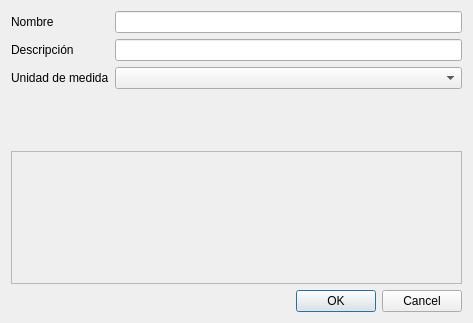
<?xml version="1.0" encoding="UTF-8"?>
<ui version="4.0">
 <class>dlgMaterialEditor</class>
 <widget class="QDialog" name="dlgMaterialEditor">
  <property name="geometry">
   <rect>
    <x>0</x>
    <y>0</y>
    <width>473</width>
    <height>323</height>
   </rect>
  </property>
  <property name="windowTitle">
   <string>Dialog</string>
  </property>
  <layout class="QVBoxLayout" name="verticalLayout">
   <item>
    <layout class="QFormLayout" name="formLayout">
     <item row="0" column="0">
      <widget class="QLabel" name="label">
       <property name="text">
        <string>Nombre</string>
       </property>
       <property name="buddy">
        <cstring>txtName</cstring>
       </property>
      </widget>
     </item>
     <item row="0" column="1">
      <widget class="QLineEdit" name="txtName"/>
     </item>
     <item row="1" column="0">
      <widget class="QLabel" name="label_2">
       <property name="text">
        <string>Descripción</string>
       </property>
       <property name="buddy">
        <cstring>txtDescription</cstring>
       </property>
      </widget>
     </item>
     <item row="1" column="1">
      <widget class="QLineEdit" name="txtDescription"/>
     </item>
     <item row="2" column="0">
      <widget class="QLabel" name="label_3">
       <property name="text">
        <string>Unidad de medida</string>
       </property>
       <property name="buddy">
        <cstring>cboUnit</cstring>
       </property>
      </widget>
     </item>
     <item row="2" column="1">
      <widget class="QComboBox" name="cboUnit"/>
     </item>
    </layout>
   </item>
   <item>
    <widget class="QFrame" name="frame">
     <property name="frameShape">
      <enum>QFrame::StyledPanel</enum>
     </property>
     <property name="frameShadow">
      <enum>QFrame::Raised</enum>
     </property>
     <layout class="QVBoxLayout" name="verticalLayout_3"/>
    </widget>
   </item>
   <item>
    <widget class="QDialogButtonBox" name="buttonBox">
     <property name="orientation">
      <enum>Qt::Horizontal</enum>
     </property>
     <property name="standardButtons">
      <set>QDialogButtonBox::Cancel|QDialogButtonBox::Ok</set>
     </property>
    </widget>
   </item>
  </layout>
 </widget>
 <resources/>
 <connections>
  <connection>
   <sender>buttonBox</sender>
   <signal>accepted()</signal>
   <receiver>dlgMaterialEditor</receiver>
   <slot>accept()</slot>
   <hints>
    <hint type="sourcelabel">
     <x>248</x>
     <y>254</y>
    </hint>
    <hint type="destinationlabel">
     <x>157</x>
     <y>274</y>
    </hint>
   </hints>
  </connection>
  <connection>
   <sender>buttonBox</sender>
   <signal>rejected()</signal>
   <receiver>dlgMaterialEditor</receiver>
   <slot>reject()</slot>
   <hints>
    <hint type="sourcelabel">
     <x>316</x>
     <y>260</y>
    </hint>
    <hint type="destinationlabel">
     <x>286</x>
     <y>274</y>
    </hint>
   </hints>
  </connection>
 </connections>
</ui>
